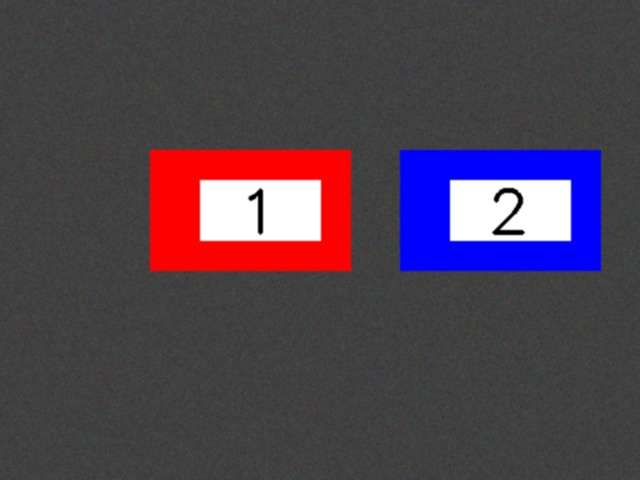
#> input picture test_images/armor.jpg, 640 x 480 px
$ python test_task5_methods.py calibration_images/chessboard_001.jpg
#> lines starting #> are read from the running program, lines starting #| are printed output that depends on the picture; after the words box and inside, x2 and y2 are one past the last pixel; in counts of white or black regions, pixels touching at a corner belong together
### armor.py
"""
机甲大师二轮考核 - 装甲板识别与跟踪系统
完整实现所有9个题目的功能
"""

import cv2
import numpy as np
import os
from typing import Tuple, List, Optional, Dict
import json


# 题目 1：基础图像读取与预处理

def task1_image_preprocessing(image_path: str, output_dir: str = "output") -> Dict[str, np.ndarray]:
    """
    题目1：基础图像读取与预处理

    1. 使用cv2.imread读取BGR格式图像
    2. 使用cv2.cvtColor将BGR转换为RGB和GRAY
    3. 使用高斯滤波或中值滤波降低噪声
    4. 显示并保存处理后的图像

    """
    print("=" * 60)
    print("题目1：基础图像读取与预处理")
    print("=" * 60)

    os.makedirs(output_dir, exist_ok=True)

    # 1. 读取图像（BGR格式）
    img_bgr = cv2.imread(image_path)
    if img_bgr is None:
        raise FileNotFoundError(f"无法读取图像: {image_path}")

    print(f"原始图像尺寸: {img_bgr.shape}")

    # 2. BGR转RGB
    img_rgb = cv2.cvtColor(img_bgr, cv2.COLOR_BGR2RGB)

    # 3. BGR转灰度图
    img_gray = cv2.cvtColor(img_bgr, cv2.COLOR_BGR2GRAY)

    # 4. 对灰度图进行滤波处理--高斯
    # 高斯滤波参数：(5,5)是核大小，0是标准差（自动计算）
    img_blurred = cv2.GaussianBlur(img_gray, (5, 5), 0)

    # 可以备选项中值滤波
    # img_blurred = cv2.medianBlur(img_gray, 5)

    # 5. 显示图像
    cv2.imshow("原始图像 (BGR)", img_bgr)
    cv2.imshow("灰度图像", img_gray)
    cv2.imshow("模糊后的图像", img_blurred)

    # print("按任意键关闭窗口...")
    cv2.waitKey(0)
    cv2.destroyAllWindows()

    # 6. 保存处理后的图像
    blurred_path = os.path.join(output_dir, "task1_blurred.jpg")
    cv2.imwrite(blurred_path, img_blurred)
    print(f"模糊后的图像已保存至: {blurred_path}")

    return {
        "original_bgr": img_bgr,
        "rgb": img_rgb,
        "gray": img_gray,
        "blurred": img_blurred
    }

# 题目 2：颜色识别与阈值分割

# [88 lines left out: function task2_color_segmentation, not called in this run]

# 题目 3：装甲板灯条提取

def task3_light_bar_extraction(img_gray: np.ndarray, img_bgr: np.ndarray,
                               output_dir: str = "output", show_windows: bool = True) -> Dict[str, any]:
    """
    题目3：装甲板灯条提取

    1. 使用Canny边缘检测获取边缘信息
    2. 使用霍夫变换检测直线（HoughLinesP更适合检测线段）
    3. 根据灯条特征筛选直线：
       - 长度要求
       - 角度要求
       - 位置关系
    4. 将符合条件的直线合并为灯条区域
    5. 在原图上绘制检测到的灯条
    参数:
        img_gray: 灰度图像
        img_bgr: BGR格式的原始图像
        output_dir: 输出目录
        show_windows: 是否显示窗口（默认True，自动化测试时可设为False）
    """
    # print("=" * 60)
    # print("题目3：装甲板灯条提取")
    # print("=" * 60)

    if output_dir:
        os.makedirs(output_dir, exist_ok=True)

    # 1. 边缘检测
    # 参数：图像，低阈值，高阈值
    edges = cv2.Canny(img_gray, 50, 150)

    # 2. 霍夫直线检测（使用概率霍夫变换HoughLinesP）
    # 参数说明：
    #   rho: 距离分辨率（像素）
    #   theta: 角度分辨率（弧度）
    #   threshold: 累加器阈值（检测直线的最小投票数）
    #   minLineLength: 最小线段长度
    #   maxLineGap: 最大线段间隙
    lines = cv2.HoughLinesP(edges,
                            rho=1,
                            theta=np.pi / 180,
                            threshold=50,
                            minLineLength=30,
                            maxLineGap=10)

    # 3. 筛选符合灯条要求的直线
    valid_lines = []
    img_with_lines = img_bgr.copy()

    if lines is not None:
        for line in lines:
            x1, y1, x2, y2 = line[0]

            # 计算线段长
            length = np.sqrt((x2 - x1) ** 2 + (y2 - y1) ** 2)

            # 计算角度
            angle = np.arctan2(y2 - y1, x2 - x1) * 180 / np.pi
            # 标准化角度到[-90, 90]
            if angle > 90:
                angle -= 180
            elif angle < -90:
                angle += 180

            # 筛选条件：
            # - 长度大于阈值
            # - 角度接近垂直
            min_length = 30
            angle_threshold = 20  # 允许偏离垂直方向的角度

            if length > min_length and abs(abs(angle) - 90) < angle_threshold:
                valid_lines.append({
                    'line': line[0],
                    'length': length,
                    'angle': angle,
                    'center': ((x1 + x2) // 2, (y1 + y2) // 2)
                })

                # 绘制检测到的直线
                cv2.line(img_with_lines, (x1, y1), (x2, y2), (0, 255, 0), 2)

    print(f"检测到 {len(valid_lines)} 条有效灯条")

    # 4. 灯条配对（左右灯条）
    # 根据x坐标位置和角度相似性进行配对
    left_bars = []
    right_bars = []

    if len(valid_lines) >= 2:
        # 按x坐标中心点排序
        sorted_lines = sorted(valid_lines, key=lambda l: l['center'][0])

        # 简单分组：前半部分为左灯条，后半部分为右灯条
        mid_x = img_bgr.shape[1] // 2
        for line_info in sorted_lines:
            if line_info['center'][0] < mid_x:
                left_bars.append(line_info)
            else:
                right_bars.append(line_info)

    # 5. 合并灯条区域
    img_with_bars = img_bgr.copy()

    # 绘制左灯条区域
    if left_bars:
        left_points = []
        for bar in left_bars:
            x1, y1, x2, y2 = bar['line']
            left_points.extend([(x1, y1), (x2, y2)])
        if left_points:
            left_points = np.array(left_points)
            x, y, w, h = cv2.boundingRect(left_points)
            cv2.rectangle(img_with_bars, (x, y), (x + w, y + h), (255, 0, 0), 2)
            cv2.putText(img_with_bars, "Left Bar", (x, y - 10),
                        cv2.FONT_HERSHEY_SIMPLEX, 0.5, (255, 0, 0), 2)

    # 绘制右灯条区域
    if right_bars:
        right_points = []
        for bar in right_bars:
            x1, y1, x2, y2 = bar['line']
            right_points.extend([(x1, y1), (x2, y2)])
        if right_points:
            right_points = np.array(right_points)
            x, y, w, h = cv2.boundingRect(right_points)
            cv2.rectangle(img_with_bars, (x, y), (x + w, y + h), (0, 0, 255), 2)
            cv2.putText(img_with_bars, "Right Bar", (x, y - 10),
                        cv2.FONT_HERSHEY_SIMPLEX, 0.5, (0, 0, 255), 2)

    # 6. 显示结果
    if show_windows:
        cv2.imshow("边缘检测", edges)
        cv2.imshow("检测到的直线", img_with_lines)
        cv2.imshow("灯条区域", img_with_bars)

        print("按任意键关闭窗口...")
        cv2.waitKey(0)
        cv2.destroyAllWindows()

    # 7. 保存结果
    if output_dir:
        cv2.imwrite(os.path.join(output_dir, "task3_edges.jpg"), edges)
        cv2.imwrite(os.path.join(output_dir, "task3_lines.jpg"), img_with_lines)
        cv2.imwrite(os.path.join(output_dir, "task3_light_bars.jpg"), img_with_bars)

    return {
        "edges": edges,
        "valid_lines": valid_lines,
        "left_bars": left_bars,
        "right_bars": right_bars,
        "result_image": img_with_bars
    }


# 题目 4：相机标定与畸变矫正

# [1143 lines left out: functions task4_camera_calibration, task5_number_recognition, task6_armor_detection, task7_pose_estimation, task8_object_tracking, task9_comprehensive_system and 1 more, not called in this run]


# [2 lines that do not run on import are left out]

### task5_improved_methods.py
"""
第五题改进版本：使用多种方法进行数字识别
包括：
1. 改进的模板匹配（多尺度、多角度）
2. 轮廓特征匹配（Hu矩、几何特征）
3. 基于数字结构的特征提取
4. OCR方法（可选）
"""

import cv2
import numpy as np
import os
from typing import List, Dict, Tuple, Optional

def extract_digit_features(roi_binary: np.ndarray) -> Dict:
    """
    提取数字的几何特征

    参数:
        roi_binary: 二值化的数字区域

    返回:
        特征字典
    """
    features = {}

    # 查找轮廓
    contours, _ = cv2.findContours(roi_binary, cv2.RETR_EXTERNAL, cv2.CHAIN_APPROX_SIMPLE)

    if not contours:
        return features

    # 找到最大轮廓
    largest_contour = max(contours, key=cv2.contourArea)

    # 1. 基本几何特征
    x, y, w, h = cv2.boundingRect(largest_contour)
    features['aspect_ratio'] = w / h if h > 0 else 0
    features['area'] = cv2.contourArea(largest_contour)
    features['perimeter'] = cv2.arcLength(largest_contour, True)
    features['extent'] = features['area'] / (w * h) if w * h > 0 else 0

    # 2. Hu矩（形状描述符）
    moments = cv2.moments(largest_contour)
    hu_moments = cv2.HuMoments(moments).flatten()
    features['hu_moments'] = hu_moments

    # 3. 凸包特征
    hull = cv2.convexHull(largest_contour)
    hull_area = cv2.contourArea(hull)
    features['solidity'] = features['area'] / hull_area if hull_area > 0 else 0

    # 4. 数字结构特征（简化版7段数码管特征）
    # 将数字区域分为上中下三部分
    h_third = h // 3
    top_region = roi_binary[y:y+h_third, x:x+w]
    mid_region = roi_binary[y+h_third:y+2*h_third, x:x+w]
    bottom_region = roi_binary[y+2*h_third:y+h, x:x+w]

    features['top_density'] = np.sum(top_region == 0) / (w * h_third) if w * h_third > 0 else 0
    features['mid_density'] = np.sum(mid_region == 0) / (w * h_third) if w * h_third > 0 else 0
    features['bottom_density'] = np.sum(bottom_region == 0) / (w * (h - 2*h_third)) if w * (h - 2*h_third) > 0 else 0

    # 5. 左右部分密度
    w_half = w // 2
    left_region = roi_binary[y:y+h, x:x+w_half]
    right_region = roi_binary[y:y+h, x+w_half:x+w]

    features['left_density'] = np.sum(left_region == 0) / (w_half * h) if w_half * h > 0 else 0
    features['right_density'] = np.sum(right_region == 0) / ((w - w_half) * h) if (w - w_half) * h > 0 else 0

    return features


def recognize_by_features(features: Dict) -> Tuple[str, float]:
    """
    基于特征识别数字

    参数:
        features: 特征字典

    返回:
        (识别数字, 置信度)
    """
    if not features:
        return "?", 0.0

    aspect_ratio = features.get('aspect_ratio', 0)
    solidity = features.get('solidity', 0)
    top_density = features.get('top_density', 0)
    mid_density = features.get('mid_density', 0)
    bottom_density = features.get('bottom_density', 0)
    left_density = features.get('left_density', 0)
    right_density = features.get('right_density', 0)

    # 基于特征的简单规则识别
    # 注意：这是简化版本，实际应用中需要更复杂的规则或机器学习

    # 数字1：很窄
    if aspect_ratio < 0.4:
        return "1", 0.7

    # 数字0：接近圆形，上下都有内容
    if 0.7 < aspect_ratio < 1.3 and top_density > 0.3 and bottom_density > 0.3:
        return "0", 0.6

    # 数字8：上下都有内容，中间也有
    if top_density > 0.3 and mid_density > 0.3 and bottom_density > 0.3:
        return "8", 0.6

    # 数字6：下面有内容，上面较少
    if bottom_density > 0.3 and top_density < 0.2:
        return "6", 0.5

    # 数字9：上面有内容，下面较少
    if top_density > 0.3 and bottom_density < 0.2:
        return "9", 0.5

    # 数字2：中间有内容，上下较少
    if mid_density > 0.3 and top_density < 0.2 and bottom_density < 0.2:
        return "2", 0.5

    # 数字3：右侧有内容
    if right_density > 0.4:
        return "3", 0.5

    # 数字4：中间和上面有内容
    if mid_density > 0.3 and top_density > 0.3:
        return "4", 0.5

    # 数字5：中间有内容，左侧较少
    if mid_density > 0.3 and left_density < 0.2:
        return "5", 0.5

    # 数字7：上面有内容，下面较少
    if top_density > 0.3 and bottom_density < 0.15:
        return "7", 0.5

    return "?", 0.3


def multi_scale_template_matching(roi_binary: np.ndarray, templates: Dict) -> Tuple[str, float]:
    """
    多尺度模板匹配

    参数:
        roi_binary: 二值化的数字区域
        templates: 模板字典

    返回:
        (识别数字, 置信度)
    """
    if not templates:
        return "?", 0.0

    best_match = -1
    best_confidence = 0.0

    # 尝试不同的缩放比例
    scales = [0.8, 0.9, 1.0, 1.1, 1.2]

    for scale in scales:
        # 缩放ROI
        h, w = roi_binary.shape
        new_w = int(w * scale)
        new_h = int(h * scale)
        roi_scaled = cv2.resize(roi_binary, (new_w, new_h))

        # 如果缩放后尺寸小于模板，跳过
        if new_w < 64 or new_h < 64:
            continue

        # 裁剪或填充到64x64
        if new_w >= 64 and new_h >= 64:
            # 裁剪中心部分
            start_x = (new_w - 64) // 2
            start_y = (new_h - 64) // 2
            roi_resized = roi_scaled[start_y:start_y+64, start_x:start_x+64]
        else:
            roi_resized = cv2.resize(roi_scaled, (64, 64))

        # 尝试两种二值化方向
        roi_variants = [roi_resized, cv2.bitwise_not(roi_resized)]

        for roi_variant in roi_variants:
            for digit, template in templates.items():
                # 模板匹配
                result = cv2.matchTemplate(roi_variant, template, cv2.TM_CCOEFF_NORMED)
                min_val, max_val, min_loc, max_loc = cv2.minMaxLoc(result)

                if max_val > best_confidence:
                    best_confidence = max_val
                    best_match = digit

    if best_match >= 0 and best_confidence > 0.2:
        return str(best_match), best_confidence
    else:
        return "?", 0.0


def recognize_by_contour_matching(roi_binary: np.ndarray, template_dir: str) -> Tuple[str, float]:
    """
    基于轮廓匹配的数字识别

    参数:
        roi_binary: 二值化的数字区域
        template_dir: 模板目录

    返回:
        (识别数字, 置信度)
    """
    # 提取ROI的轮廓特征
    roi_features = extract_digit_features(roi_binary)

    if not roi_features:
        return "?", 0.0

    best_match = -1
    best_similarity = 0.0

    # 加载模板并提取特征
    template_features = {}
    for digit in range(10):
        template_path = os.path.join(template_dir, f"digit_{digit}.jpg")
        if os.path.exists(template_path):
            template = cv2.imread(template_path, cv2.IMREAD_GRAYSCALE)
            if template is not None:
                # 二值化模板
                _, template_binary = cv2.threshold(template, 127, 255, cv2.THRESH_BINARY)
                template_features[digit] = extract_digit_features(template_binary)

    if not template_features:
        return "?", 0.0

    # 计算特征相似度
    for digit, tpl_features in template_features.items():
        if not tpl_features:
            continue

        # 计算Hu矩的相似度
        roi_hu = roi_features.get('hu_moments', np.zeros(7))
        tpl_hu = tpl_features.get('hu_moments', np.zeros(7))

        # Hu矩匹配（使用对数变换）
        hu_diff = np.sum(np.abs(np.log(np.abs(roi_hu) + 1e-10) - np.log(np.abs(tpl_hu) + 1e-10)))
        hu_similarity = 1.0 / (1.0 + hu_diff)

        # 计算宽高比相似度
        aspect_similarity = 1.0 - abs(roi_features.get('aspect_ratio', 0) - tpl_features.get('aspect_ratio', 0))

        # 综合相似度
        similarity = (hu_similarity * 0.6 + aspect_similarity * 0.4)

        if similarity > best_similarity:
            best_similarity = similarity
            best_match = digit

    if best_match >= 0 and best_similarity > 0.3:
        return str(best_match), best_similarity
    else:
        return "?", 0.0


def task5_number_recognition_improved(
    img_bgr: np.ndarray,
    left_bars: List,
    right_bars: List,
    output_dir: str = "output",
    template_dir: str = "digit_templates",
    method: str = "combined",
    show_windows: bool = True
) -> Dict[str, any]:
    """
    第五题改进版：装甲板数字识别

    支持多种识别方法：
    - "template": 模板匹配
    - "features": 特征匹配
    - "contour": 轮廓匹配
    - "combined": 组合方法（推荐）

    参数:
        img_bgr: BGR图像
        left_bars: 左灯条列表
        right_bars: 右灯条列表
        output_dir: 输出目录
        template_dir: 模板目录
        method: 识别方法
        show_windows: 是否显示窗口
    """
    print("=" * 60)
    print("题目5改进版：装甲板数字识别")
    print(f"使用方法: {method}")
    print("=" * 60)

    if output_dir:
        os.makedirs(output_dir, exist_ok=True)

    # 1. 定位数字区域（与原版相同）
    number_regions = []

    if len(left_bars) > 0 and len(right_bars) > 0:
        left_points = []
        for bar in left_bars:
            x1, y1, x2, y2 = bar['line']
            left_points.extend([(x1, y1), (x2, y2)])

        right_points = []
        for bar in right_bars:
            x1, y1, x2, y2 = bar['line']
            right_points.extend([(x1, y1), (x2, y2)])

        if left_points and right_points:
            left_points = np.array(left_points)
            right_points = np.array(right_points)

            left_x, left_y, left_w, left_h = cv2.boundingRect(left_points)
            right_x, right_y, right_w, right_h = cv2.boundingRect(right_points)

            number_x = left_x + left_w
            number_y = min(left_y, right_y)
            number_w = right_x - number_x
            number_h = max(left_h, right_h)

            if number_w > 0 and number_h > 0:
                number_regions.append({
                    'bbox': (number_x, number_y, number_w, number_h),
                    'roi': img_bgr[number_y:number_y + number_h, number_x:number_x + number_w]
                })

    if not number_regions:
        print("警告：未能定位到数字区域")
        return {"recognized_numbers": [], "result_image": img_bgr}

    # 2. 加载模板
    templates = {}
    if os.path.isdir(template_dir):
        for digit in range(10):
            template_path = os.path.join(template_dir, f"digit_{digit}.jpg")
            if os.path.exists(template_path):
                template = cv2.imread(template_path, cv2.IMREAD_GRAYSCALE)
                if template is not None:
                    templates[digit] = template

        if templates:
            print(f"加载了 {len(templates)} 个数字模板")

    # 3. 数字识别
    img_result = img_bgr.copy()
    recognized_numbers = []

    for region_info in number_regions:
        x, y, w, h = region_info['bbox']
        roi = region_info['roi']

        # 预处理
        roi_gray = cv2.cvtColor(roi, cv2.COLOR_BGR2GRAY)
        _, roi_binary = cv2.threshold(roi_gray, 0, 255, cv2.THRESH_BINARY + cv2.THRESH_OTSU)
        kernel = np.ones((3, 3), np.uint8)
        roi_binary = cv2.morphologyEx(roi_binary, cv2.MORPH_CLOSE, kernel)

        recognized_digit = "?"
        confidence = 0.0
        method_used = ""

        # 根据方法选择识别算法
        if method == "template":
            # 方法1：模板匹配
            recognized_digit, confidence = multi_scale_template_matching(roi_binary, templates)
            method_used = "模板匹配"

        elif method == "features":
            # 方法2：特征匹配
            features = extract_digit_features(roi_binary)
            recognized_digit, confidence = recognize_by_features(features)
            method_used = "特征匹配"

        elif method == "contour":
            # 方法3：轮廓匹配
            recognized_digit, confidence = recognize_by_contour_matching(roi_binary, template_dir)
            method_used = "轮廓匹配"

        elif method == "combined":
            # 方法4：组合方法（投票机制）
            results = []

            # 模板匹配
            if templates:
                digit1, conf1 = multi_scale_template_matching(roi_binary, templates)
                if digit1 != "?":
                    results.append((digit1, conf1, 1.0))  # 权重1.0

            # 特征匹配
            features = extract_digit_features(roi_binary)
            digit2, conf2 = recognize_by_features(features)
            if digit2 != "?":
                results.append((digit2, conf2, 0.8))  # 权重0.8

            # 轮廓匹配
            digit3, conf3 = recognize_by_contour_matching(roi_binary, template_dir)
            if digit3 != "?":
                results.append((digit3, conf3, 0.7))  # 权重0.7

            # 投票选择最佳结果
            if results:
                # 按数字分组，计算加权平均置信度
                digit_scores = {}
                for digit, conf, weight in results:
                    if digit not in digit_scores:
                        digit_scores[digit] = []
                    digit_scores[digit].append(conf * weight)

                # 选择得分最高的数字
                best_digit = "?"
                best_score = 0.0
                for digit, scores in digit_scores.items():
                    avg_score = np.mean(scores)
                    if avg_score > best_score:
                        best_score = avg_score
                        best_digit = digit

                recognized_digit = best_digit
                confidence = best_score
                method_used = f"组合方法({len(results)}种)"
            else:
                method_used = "组合方法(无结果)"

        recognized_numbers.append({
            'digit': recognized_digit,
            'confidence': confidence,
            'bbox': (x, y, w, h),
            'method': method_used
        })

        # 绘制结果
        color = (0, 255, 0) if recognized_digit != "?" else (0, 0, 255)
        cv2.rectangle(img_result, (x, y), (x + w, y + h), color, 2)
        label = f"{recognized_digit} ({confidence:.2f})"
        cv2.putText(img_result, label, (x, y - 10),
                   cv2.FONT_HERSHEY_SIMPLEX, 0.7, color, 2)

    # 显示结果
    if show_windows:
        cv2.imshow("数字识别结果（改进版）", img_result)
        print("按任意键关闭窗口...")
        cv2.waitKey(0)
        cv2.destroyAllWindows()

    # 保存结果
    if output_dir:
        cv2.imwrite(os.path.join(output_dir, f"task5_improved_{method}.jpg"), img_result)

    print(f"识别到 {len(recognized_numbers)} 个数字区域")
    for num_info in recognized_numbers:
        print(f"  数字: {num_info['digit']}, 置信度: {num_info['confidence']:.2f}, "
              f"方法: {num_info['method']}")

    return {
        "recognized_numbers": recognized_numbers,
        "result_image": img_result
    }

### test_task5_methods.py
"""
测试第五题的不同识别方法
对比各种方法的效果
"""

import cv2
import numpy as np
import os
from armor import task1_image_preprocessing, task3_light_bar_extraction
from task5_improved_methods import task5_number_recognition_improved

def compare_methods():
    """对比不同识别方法的效果"""

    print("=" * 80)
    print("第五题：不同识别方法对比测试")
    print("=" * 80)

    image_path = "test_images/armor.jpg"

    if not os.path.exists(image_path):
        print(f"图像不存在: {image_path}")
        return

    # 预处理
    result1 = task1_image_preprocessing(image_path, output_dir="output")
#> in task1_image_preprocessing, img_bgr is the input picture: shape (480, 640, 3); mean B, G, R 79.8, 66, 79.9
#| 原始图像尺寸: (480, 640, 3)
#> in task1_image_preprocessing, `img_gray = cv2.cvtColor(img_bgr, cv2.COLOR_BGR2GRAY)`:
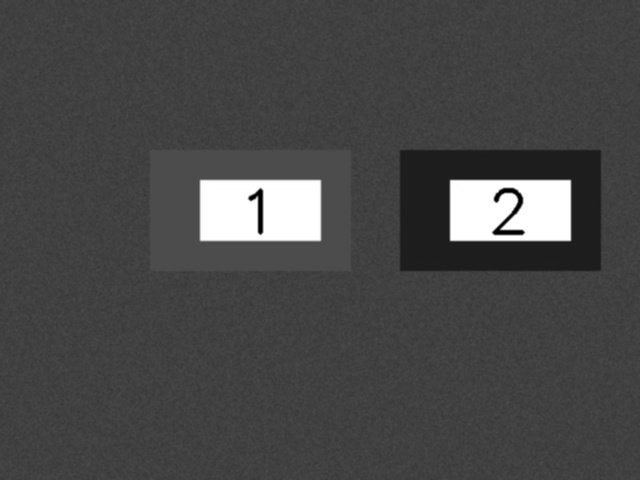
#> img_gray: shape (480, 640); min 0, max 255, mean 71.7
#> result1 = 4 items
    img_gray = result1["gray"]
    img_bgr = result1["original_bgr"]

    # 灯条提取
    result3 = task3_light_bar_extraction(img_gray, img_bgr, output_dir="output", show_windows=False)
#> in task3_light_bar_extraction, `edges = cv2.Canny(img_gray, 50, 150)`:
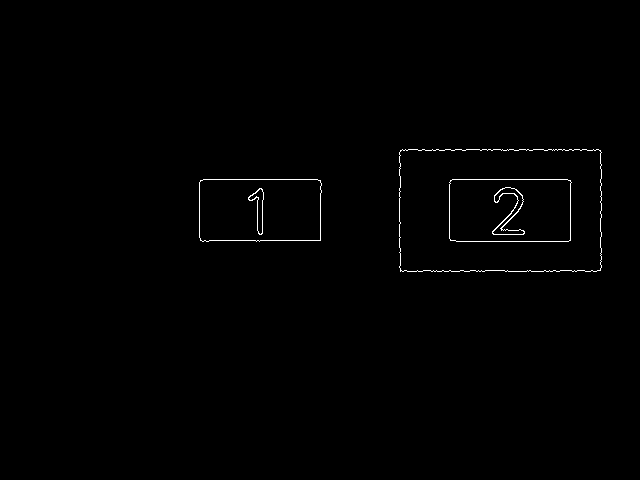
#> edges: shape (480, 640); 0.57% white in thin lines or dots, all inside (x1, y1, x2, y2) = (199, 149, 602, 272)
#> in task3_light_bar_extraction, `lines = cv2.HoughLinesP(edges, rho=1, theta=np.pi / 180, threshold=50,..`: lines = 16 rows, first 6: [452, 179, 567, 179], [402, 149, 598, 149], [400, 271, 484, 271], [456, 241, 568, 241], [200, 240, 320, 240], [400, 270, 507, 270]
#> the loop in task3_light_bar_extraction, `for line in lines:` made 16 passes
#> (x1, y1, x2, y2, length, angle) on passes 1 to 8: (452, 179, 567, 179, 115, 0), (402, 149, 598, 149, 196, 0), (400, 271, 484, 271, 84, 0), (456, 241, 568, 241, 112, 0), (200, 240, 320, 240, 120, 0), (400, 270, 507, 270, 107, 0), (400, 150, 465, 150, 65, 0), (399, 252, 399, 188, 64, -90)
#> (the rest of the program and of its run is left out)
